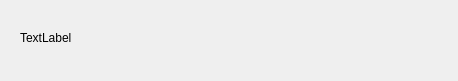
<?xml version="1.0" encoding="UTF-8"?>
<ui version="4.0">
 <class>Form</class>
 <widget class="QWidget" name="Form">
  <property name="geometry">
   <rect>
    <x>0</x>
    <y>0</y>
    <width>458</width>
    <height>81</height>
   </rect>
  </property>
  <property name="windowTitle">
   <string>Form</string>
  </property>
  <widget class="QLabel" name="label">
   <property name="geometry">
    <rect>
     <x>20</x>
     <y>30</y>
     <width>60</width>
     <height>16</height>
    </rect>
   </property>
   <property name="text">
    <string>TextLabel</string>
   </property>
  </widget>
 </widget>
 <resources/>
 <connections/>
</ui>
